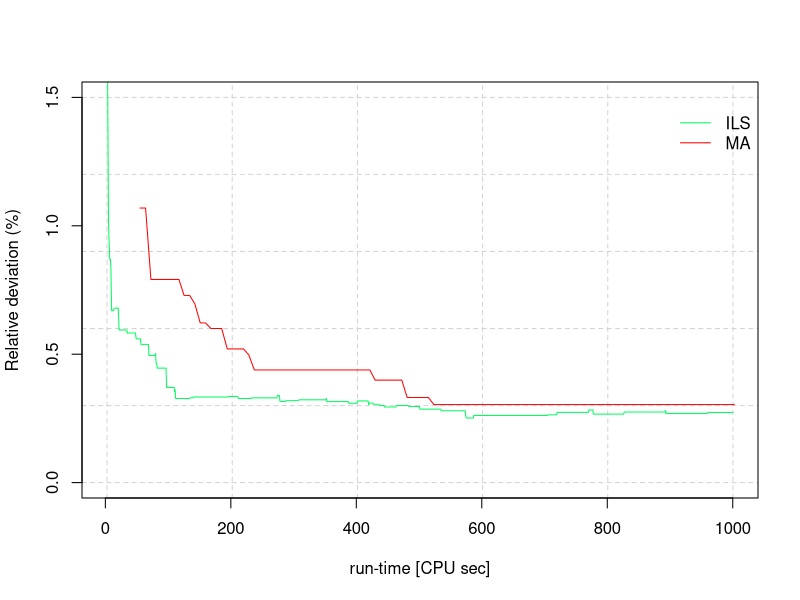

The R source for this figure:
data1 <- read.csv("raw_results/runtimes/runtime_ILS_N-be75eec_150.csv")
data2 <- read.csv("raw_results/runtimes/runtime_meme_N-be75eec_150.csv")

best_cost <- 3482828
data1 <- cbind(data1,relative_deviation = ((best_cost - data1$Cost) / best_cost) * 100)
data2 <- cbind(data2,relative_deviation = ((best_cost - data2$Cost) / best_cost) * 100)



# Start the PNG device.
png(filename = "figures/runtime_plot.png")

# Plot the Cost vs Time for data1
plot(data1$Time, data1$relative_deviation, type = "l", col = "#00ff5e", 
    xlab = "run-time [CPU sec]",
    ylab = "Relative deviation (%)",
    ylim = c(0, 1.5),
    main = "",
    first.panel=grid(lty=2))
legend("topright", legend=c("ILS","MA"), lty=1, col=c("#00ff5e","#ff0000"), bty="n",inset = c(0, 0.05))

# Add the Cost vs Time for data2 to the existing plot
lines(data2$Time, data2$relative_deviation, col = "#ff0000")




invisible(dev.off()) #close png